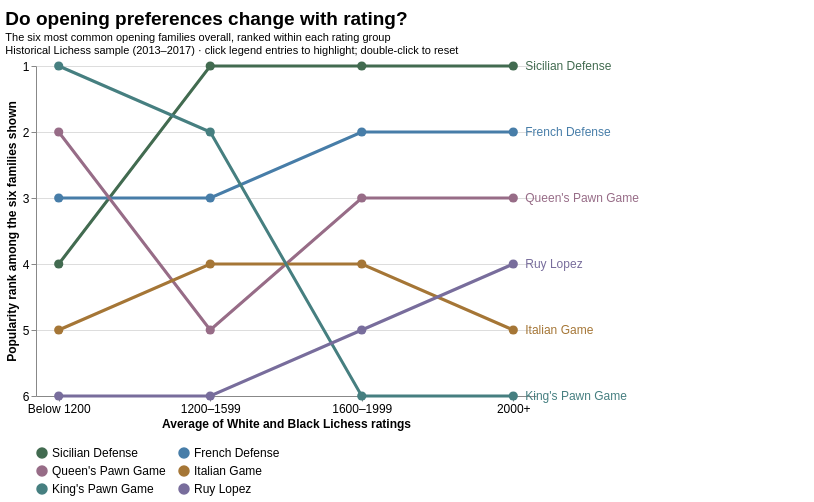

Describe this chart as a Vega-Lite specification.
### Vega-Lite specification from a JSON file in a GitHub repository (floating-point values rounded to 4 significant figures)
{"$schema": "https://vega.github.io/schema/vega-lite/v5.json", "width": 500, "height": 330, "padding": {"left": 5, "right": 175, "top": 10, "bottom": 5}, "title": {"text": "Do opening preferences change with rating?", "subtitle": ["The six most common opening families overall, ranked within each rating group", "Historical Lichess sample (2013–2017) · click legend entries to highlight; double-click to reset"]}, "data": {"values": [{"opening": "Sicilian Defense", "rating_group": "Below 1200", "rank": 4, "games": 46, "group_games": 885, "share": 0.05198}, {"opening": "French Defense", "rating_group": "Below 1200", "rank": 3, "games": 54, "group_games": 885, "share": 0.06102}, {"opening": "Queen's Pawn Game", "rating_group": "Below 1200", "rank": 2, "games": 58, "group_games": 885, "share": 0.06554}, {"opening": "Italian Game", "rating_group": "Below 1200", "rank": 5, "games": 23, "group_games": 885, "share": 0.02599}, {"opening": "King's Pawn Game", "rating_group": "Below 1200", "rank": 1, "games": 96, "group_games": 885, "share": 0.1085}, {"opening": "Ruy Lopez", "rating_group": "Below 1200", "rank": 6, "games": 19, "group_games": 885, "share": 0.02147}, {"opening": "Sicilian Defense", "rating_group": "1200–1599", "rank": 1, "games": 766, "group_games": 7205, "share": 0.1063}, {"opening": "French Defense", "rating_group": "1200–1599", "rank": 3, "games": 440, "group_games": 7205, "share": 0.06107}, {"opening": "Queen's Pawn Game", "rating_group": "1200–1599", "rank": 5, "games": 338, "group_games": 7205, "share": 0.04691}, {"opening": "Italian Game", "rating_group": "1200–1599", "rank": 4, "games": 367, "group_games": 7205, "share": 0.05094}, {"opening": "King's Pawn Game", "rating_group": "1200–1599", "rank": 2, "games": 486, "group_games": 7205, "share": 0.06745}, {"opening": "Ruy Lopez", "rating_group": "1200–1599", "rank": 6, "games": 282, "group_games": 7205, "share": 0.03914}, {"opening": "Sicilian Defense", "rating_group": "1600–1999", "rank": 1, "games": 928, "group_games": 5866, "share": 0.1582}, {"opening": "French Defense", "rating_group": "1600–1999", "rank": 2, "games": 473, "group_games": 5866, "share": 0.08063}, {"opening": "Queen's Pawn Game", "rating_group": "1600–1999", "rank": 3, "games": 323, "group_games": 5866, "share": 0.05506}, {"opening": "Italian Game", "rating_group": "1600–1999", "rank": 4, "games": 311, "group_games": 5866, "share": 0.05302}, {"opening": "King's Pawn Game", "rating_group": "1600–1999", "rank": 6, "games": 93, "group_games": 5866, "share": 0.01585}, {"opening": "Ruy Lopez", "rating_group": "1600–1999", "rank": 5, "games": 263, "group_games": 5866, "share": 0.04483}, {"opening": "Sicilian Defense", "rating_group": "2000+", "rank": 1, "games": 224, "group_games": 1161, "share": 0.1929}, {"opening": "French Defense", "rating_group": "2000+", "rank": 2, "games": 93, "group_games": 1161, "share": 0.0801}, {"opening": "Queen's Pawn Game", "rating_group": "2000+", "rank": 3, "games": 67, "group_games": 1161, "share": 0.05771}, {"opening": "Italian Game", "rating_group": "2000+", "rank": 5, "games": 35, "group_games": 1161, "share": 0.03015}, {"opening": "King's Pawn Game", "rating_group": "2000+", "rank": 6, "games": 3, "group_games": 1161, "share": 0.002584}, {"opening": "Ruy Lopez", "rating_group": "2000+", "rank": 4, "games": 54, "group_games": 1161, "share": 0.04651}]}, "encoding": {"x": {"field": "rating_group", "type": "ordinal", "sort": ["Below 1200", "1200–1599", "1600–1999", "2000+"], "title": "Average of White and Black Lichess ratings", "axis": {"labelAngle": 0}, "scale": {"padding": 0.15}}, "y": {"field": "rank", "type": "quantitative", "title": "Popularity rank among the six families shown", "scale": {"domain": [1, 6], "reverse": true, "zero": false, "nice": false}, "axis": {"values": [1, 2, 3, 4, 5, 6], "format": "d"}}, "color": {"field": "opening", "type": "nominal", "scale": {"domain": ["Sicilian Defense", "French Defense", "Queen's Pawn Game", "Italian Game", "King's Pawn Game", "Ruy Lopez"], "range": ["#426B50", "#477DA8", "#976C87", "#A57636", "#467F80", "#786D9C"]}, "legend": {"title": null, "orient": "bottom", "columns": 2, "labelLimit": 230}}, "opacity": {"condition": {"param": "openingPick", "value": 1}, "value": 0.15}, "tooltip": [{"field": "opening", "title": "Opening family", "type": "nominal"}, {"field": "rating_group", "title": "Average rating", "type": "ordinal"}, {"field": "rank", "title": "Rank among six shown", "type": "quantitative"}, {"field": "games", "title": "Games using this family", "type": "quantitative", "format": ","}, {"field": "group_games", "title": "All games in rating group", "type": "quantitative", "format": ","}, {"field": "share", "title": "Share of all group games", "type": "quantitative", "format": ".1%"}]}, "layer": [{"mark": {"type": "line", "strokeWidth": 3}}, {"params": [{"name": "openingPick", "select": {"type": "point", "fields": ["opening"]}, "bind": "legend"}], "mark": {"type": "point", "filled": true, "size": 85}}, {"transform": [{"filter": "datum.rating_group === '2000+'"}], "mark": {"type": "text", "align": "left", "dx": 12, "fontSize": 12, "limit": 170}, "encoding": {"text": {"field": "opening"}}}], "config": {"view": {"stroke": null}, "axis": {"labelFontSize": 12, "titleFontSize": 12}, "title": {"anchor": "start", "fontSize": 19, "subtitleFontSize": 11}, "legend": {"labelFontSize": 12}}}
